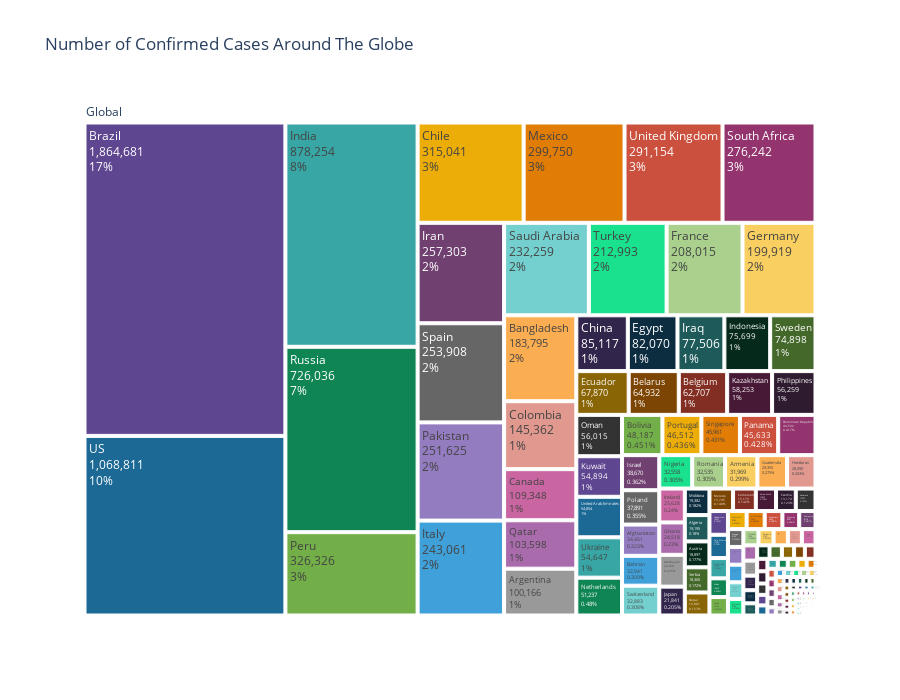
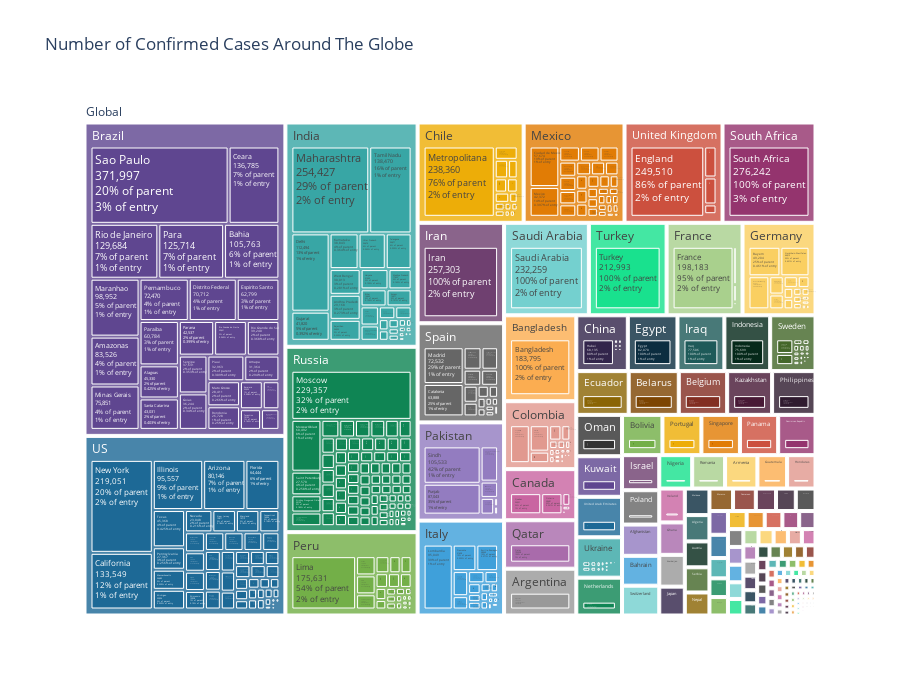

The notebook cell these images were saved under, in order:
### Markdown cell above
## Confirmed Cases

### Code cell
fig = px.treemap(temp2, 
                 path=["Global", "Country"], values="Confirmed", height=700,
                 title='Number of Confirmed Cases Around The Globe',
                 color_discrete_sequence = px.colors.qualitative.Prism)
fig.data[0].textinfo = 'label+text+value+percent entry'
fig.show()

fig = px.treemap(temp2, 
                 path=["Global", "Country", "Province_State"], values="Confirmed", height=700,
                 title='Number of Confirmed Cases Around The Globe',
                 color_discrete_sequence = px.colors.qualitative.Prism)
fig.data[0].textinfo = 'label+text+value+percent parent+percent entry'
fig.show()

### Figure 1 — Plotly figure (JSON) as saved in the notebook; plotly's stock layout.template omitted (floating-point values rounded to 4 significant figures; data arrays with more than 128 entries replaced by an {"elided": "..."} marker saying what was removed)
{"data": [{"branchvalues": "total", "domain": {"x": [0, 1], "y": [0, 1]}, "hovertemplate": "labels=%{label}<br>Confirmed=%{value}<br>parent=%{parent}<br>id=%{id}<extra></extra>", "ids": {"elided": "189 str values"}, "labels": {"elided": "189 str values"}, "name": "", "parents": {"elided": "189 str values"}, "textinfo": "label+text+value+percent entry", "type": "treemap", "values": {"elided": "189 int values"}}], "layout": {"height": 700, "legend": {"tracegroupgap": 0}, "title": {"text": "Number of Confirmed Cases Around The Globe"}, "treemapcolorway": ["rgb(95, 70, 144)", "rgb(29, 105, 150)", "rgb(56, 166, 165)", "rgb(15, 133, 84)", "rgb(115, 175, 72)", "rgb(237, 173, 8)", "rgb(225, 124, 5)", "rgb(204, 80, 62)", "rgb(148, 52, 110)", "rgb(111, 64, 112)", "rgb(102, 102, 102)"]}}

### Figure 2 — Plotly figure (JSON) as saved in the notebook; plotly's stock layout.template omitted (floating-point values rounded to 4 significant figures; data arrays with more than 128 entries replaced by an {"elided": "..."} marker saying what was removed)
{"data": [{"branchvalues": "total", "domain": {"x": [0, 1], "y": [0, 1]}, "hovertemplate": "labels=%{label}<br>Confirmed=%{value}<br>parent=%{parent}<br>id=%{id}<extra></extra>", "ids": {"elided": "918 str values"}, "labels": {"elided": "918 str values"}, "name": "", "parents": {"elided": "918 str values"}, "textinfo": "label+text+value+percent parent+percent entry", "type": "treemap", "values": {"elided": "918 int values"}}], "layout": {"height": 700, "legend": {"tracegroupgap": 0}, "title": {"text": "Number of Confirmed Cases Around The Globe"}, "treemapcolorway": ["rgb(95, 70, 144)", "rgb(29, 105, 150)", "rgb(56, 166, 165)", "rgb(15, 133, 84)", "rgb(115, 175, 72)", "rgb(237, 173, 8)", "rgb(225, 124, 5)", "rgb(204, 80, 62)", "rgb(148, 52, 110)", "rgb(111, 64, 112)", "rgb(102, 102, 102)"]}}
